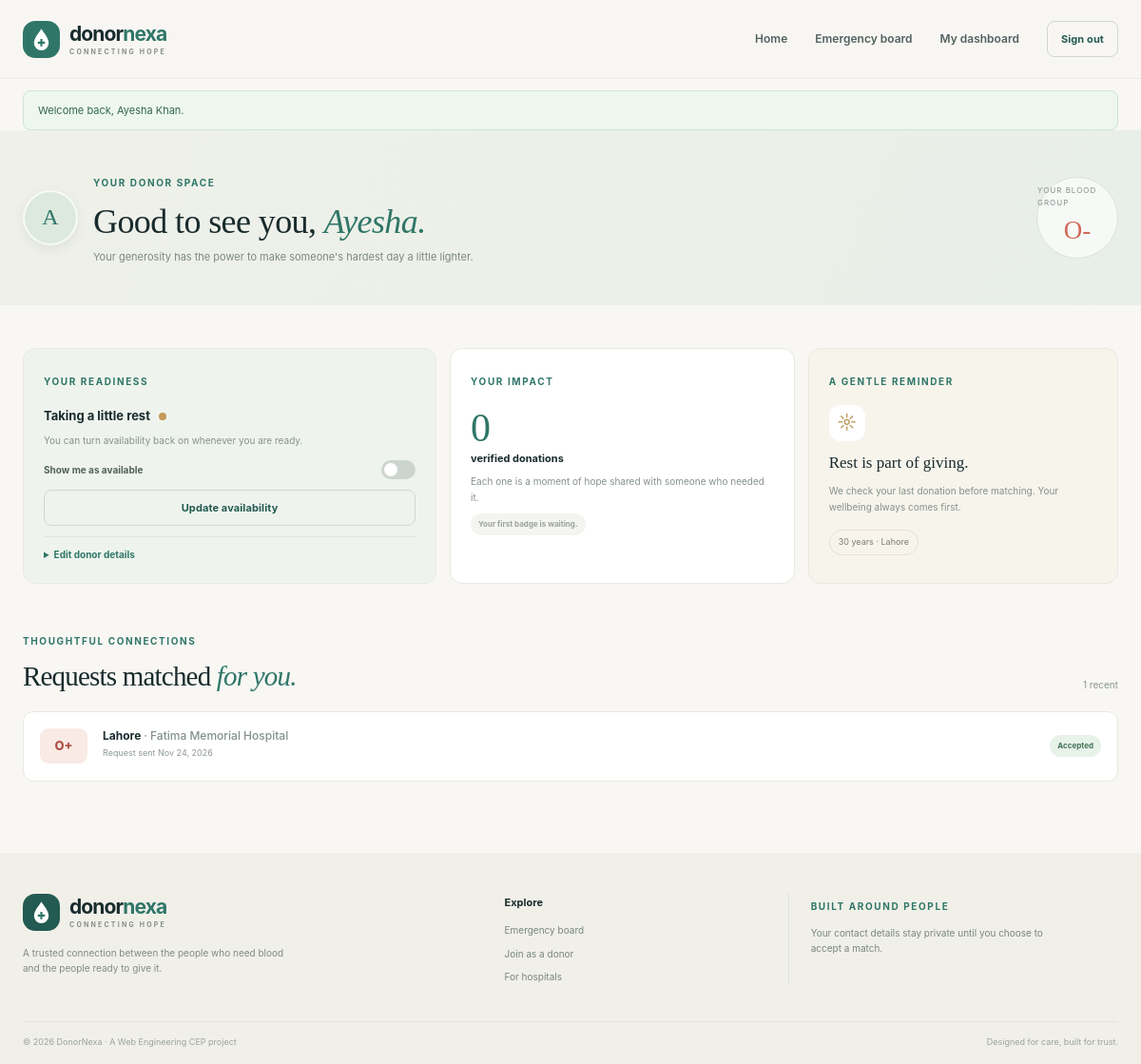
/index.php?page=dashboard (signed in), run on the app's committed database.
### tables this page shows
CREATE TABLE IF NOT EXISTS users (
    id BIGINT UNSIGNED AUTO_INCREMENT PRIMARY KEY,
    name VARCHAR(120) NOT NULL,
    email VARCHAR(190) NOT NULL,
    password_hash VARCHAR(255) NOT NULL,
    role VARCHAR(16) NOT NULL,
    status VARCHAR(16) NOT NULL DEFAULT 'active',
    created_at TIMESTAMP NOT NULL DEFAULT CURRENT_TIMESTAMP,
    updated_at TIMESTAMP NOT NULL DEFAULT CURRENT_TIMESTAMP ON UPDATE CURRENT_TIMESTAMP,
    UNIQUE KEY uq_users_email (email),
    KEY idx_users_role_status (role, status),
    CONSTRAINT chk_users_role CHECK (role IN ('admin', 'hospital', 'donor')),
    CONSTRAINT chk_users_status CHECK (status IN ('active', 'blocked', 'pending'))
);

CREATE TABLE IF NOT EXISTS donors (
    user_id BIGINT UNSIGNED PRIMARY KEY,
    blood_group VARCHAR(3) NOT NULL,
    dob DATE NOT NULL,
    weight DECIMAL(5,2) NOT NULL,
    city_id SMALLINT UNSIGNED NOT NULL,
    phone VARCHAR(20) NOT NULL,
    cnic CHAR(15) NOT NULL,
    last_donation_date DATE NULL,
    is_available TINYINT(1) NOT NULL DEFAULT 1,
    photo VARCHAR(255) NULL,
    created_at TIMESTAMP NOT NULL DEFAULT CURRENT_TIMESTAMP,
    UNIQUE KEY uq_donors_cnic (cnic),
    KEY idx_donors_match (blood_group, city_id, is_available),
    KEY idx_donors_last_donation (last_donation_date),
    CONSTRAINT fk_donors_user FOREIGN KEY (user_id) REFERENCES users(id) ON DELETE CASCADE,
    CONSTRAINT fk_donors_city FOREIGN KEY (city_id) REFERENCES cities(id) ON DELETE RESTRICT,
    CONSTRAINT chk_donors_blood_group CHECK (blood_group IN ('A+', 'A-', 'B+', 'B-', 'AB+', 'AB-', 'O+', 'O-')),
    CONSTRAINT chk_donors_weight CHECK (weight >= 0),
    CONSTRAINT chk_donors_available CHECK (is_available IN (0, 1))
);

CREATE TABLE IF NOT EXISTS cities (
    id SMALLINT UNSIGNED AUTO_INCREMENT PRIMARY KEY,
    city_name VARCHAR(80) NOT NULL,
    province VARCHAR(80) NOT NULL,
    UNIQUE KEY uq_cities_name_province (city_name, province)
);

CREATE TABLE IF NOT EXISTS request_matches (
    id BIGINT UNSIGNED AUTO_INCREMENT PRIMARY KEY,
    request_id BIGINT UNSIGNED NOT NULL,
    donor_id BIGINT UNSIGNED NOT NULL,
    score DECIMAL(6,2) NOT NULL DEFAULT 0,
    status VARCHAR(16) NOT NULL DEFAULT 'notified',
    decline_reason VARCHAR(240) NULL,
    responded_at DATETIME NULL,
    created_at TIMESTAMP NOT NULL DEFAULT CURRENT_TIMESTAMP,
    UNIQUE KEY uq_match_request_donor (request_id, donor_id),
    KEY idx_match_donor_status (donor_id, status, created_at),
    KEY idx_match_request_status (request_id, status),
    CONSTRAINT fk_matches_request FOREIGN KEY (request_id) REFERENCES blood_requests(id) ON DELETE CASCADE,
    CONSTRAINT fk_matches_donor FOREIGN KEY (donor_id) REFERENCES donors(user_id) ON DELETE CASCADE,
    CONSTRAINT chk_matches_status CHECK (status IN ('notified', 'accepted', 'declined', 'no_response', 'donated', 'cancelled'))
);

CREATE TABLE IF NOT EXISTS blood_requests (
    id BIGINT UNSIGNED AUTO_INCREMENT PRIMARY KEY,
    hospital_id BIGINT UNSIGNED NOT NULL,
    blood_group VARCHAR(3) NOT NULL,
    units_needed TINYINT UNSIGNED NOT NULL,
    units_reserved TINYINT UNSIGNED NOT NULL DEFAULT 0,
    units_fulfilled TINYINT UNSIGNED NOT NULL DEFAULT 0,
    urgency VARCHAR(12) NOT NULL,
    required_by DATETIME NOT NULL,
    ward VARCHAR(100) NOT NULL,
    notes VARCHAR(1000) NULL,
    status VARCHAR(20) NOT NULL DEFAULT 'open',
    created_at TIMESTAMP NOT NULL DEFAULT CURRENT_TIMESTAMP,
    updated_at TIMESTAMP NOT NULL DEFAULT CURRENT_TIMESTAMP ON UPDATE CURRENT_TIMESTAMP,
    KEY idx_requests_public (status, urgency, required_by),
    KEY idx_requests_hospital_status (hospital_id, status, created_at),
    KEY idx_requests_blood_city (blood_group, urgency, required_by),
    CONSTRAINT fk_requests_hospital FOREIGN KEY (hospital_id) REFERENCES hospitals(user_id) ON DELETE RESTRICT,
    CONSTRAINT chk_requests_blood_group CHECK (blood_group IN ('A+', 'A-', 'B+', 'B-', 'AB+', 'AB-', 'O+', 'O-')),
    CONSTRAINT chk_requests_units CHECK (units_needed BETWEEN 1 AND 20),
    CONSTRAINT chk_requests_counts CHECK (
        units_reserved + units_fulfilled <= units_needed
    ),
    CONSTRAINT chk_requests_urgency CHECK (urgency IN ('critical', 'urgent', 'normal')),
    CONSTRAINT chk_requests_status CHECK (status IN ('open', 'partially_fulfilled', 'fulfilled', 'cancelled', 'expired'))
);

CREATE TABLE IF NOT EXISTS hospitals (
    user_id BIGINT UNSIGNED PRIMARY KEY,
    hospital_name VARCHAR(160) NOT NULL,
    licence_no VARCHAR(80) NOT NULL,
    licence_file VARCHAR(255) NULL,
    city_id SMALLINT UNSIGNED NOT NULL,
    contact_phone VARCHAR(20) NOT NULL,
    verification_status VARCHAR(16) NOT NULL DEFAULT 'pending',
    trust_score SMALLINT NOT NULL DEFAULT 100,
    created_at TIMESTAMP NOT NULL DEFAULT CURRENT_TIMESTAMP,
    UNIQUE KEY uq_hospitals_licence (licence_no),
    KEY idx_hospitals_city_verification (city_id, verification_status),
    CONSTRAINT fk_hospitals_user FOREIGN KEY (user_id) REFERENCES users(id) ON DELETE CASCADE,
    CONSTRAINT fk_hospitals_city FOREIGN KEY (city_id) REFERENCES cities(id) ON DELETE RESTRICT,
    CONSTRAINT chk_hospitals_verification CHECK (verification_status IN ('pending', 'verified', 'rejected')),
    CONSTRAINT chk_hospitals_trust CHECK (trust_score BETWEEN 0 AND 100)
);

### src/Core/BaseController.php (called while the page is built, shortened)
<?php
abstract class BaseController
{
    protected function render(string $view, array $data = []): void
    {
        $user = current_user();
        require APP_ROOT . '/templates/layout.php';
    }
}

### public/index.php (called while the page is built, shortened)
<?php
require dirname(__DIR__) . '/config/app.php';
$page = (string) ($_GET['page'] ?? 'home');
$isApi = isset($_GET['api']);
try {
    refresh_user_session();
    match ($page) {
        'home' => (new \DonorNexa\Controllers\HomeController())->index(),
        'login' => (new \DonorNexa\Controllers\AuthController())->loginPage(),
        'register' => (new \DonorNexa\Controllers\AuthController())->registerPage(),
        'dashboard' => (new \DonorNexa\Controllers\PortalController())->dashboard(),
        'emergencies' => (new \DonorNexa\Controllers\HomeController())->emergencies(),
        'request_donors' => (new \DonorNexa\Controllers\PortalController())->requestDonors(),
        'photo' => (new \DonorNexa\Controllers\PortalController())->viewPhoto(),
        'admin' => (new \DonorNexa\Controllers\AdminController())->dashboard(),
        'users' => (new \DonorNexa\Controllers\AdminController())->users(),
        'audit' => (new \DonorNexa\Controllers\AdminController())->audit(),
        'admin_requests' => (new \DonorNexa\Controllers\AdminController())->requests(),
        'cities' => (new \DonorNexa\Controllers\AdminController())->cities(),
        'export' => (new \DonorNexa\Controllers\AdminController())->exportCsv(),
        'licence' => (new \DonorNexa\Controllers\AdminController())->viewLicence(),
        default => throw new \DonorNexa\Exceptions\ValidationException('Page not found.', 404),
    };
} catch (\Throwable $exception) {
    error_log(sprintf(
        '[DonorNexa] %s: %s in %s:%d',
        get_class($exception),
        $exception->getMessage(),
        $exception->getFile(),
        $exception->getLine()
    ));
    $exceptionStatus = $exception->getCode() >= 400 && $exception->getCode() <= 599
        ? $exception->getCode()
        : ($exception instanceof \DonorNexa\Exceptions\ValidationException
            ? 422
            : ($exception instanceof \PDOException ? 503 : 500));
    if ($isApi) {
        http_response_code($exceptionStatus);
        header('Content-Type: application/json; charset=utf-8');
        $message = $exception instanceof \PDOException
            ? 'The database is temporarily unavailable.'
            : $exception->getMessage();
        echo json_encode(['error' => $message]);
        exit;
    }
    $status = $exceptionStatus;
    http_response_code($status);
    $errorMessage = $exception instanceof \PDOException
        ? 'The database could not be reached. Check the setup instructions and try again.'
        : $exception->getMessage();
    $errorCode = $status;
    require APP_ROOT . '/templates/error.php';
}

### config/database.php (called while the page is built, shortened)
<?php
final class Database
{
    private static ?PDO $connection = null;
    public static function connection(): PDO
    {
        if (self::$connection instanceof PDO) {
            return self::$connection;
        }
        $localConfig = APP_ROOT . '/config/local.php';
        $local = is_file($localConfig) ? require $localConfig : [];
        $host = getenv('DB_HOST') ?: ($local['DB_HOST'] ?? '127.0.0.1');
        $port = getenv('DB_PORT') ?: ($local['DB_PORT'] ?? '3306');
        $name = getenv('DB_NAME') ?: ($local['DB_NAME'] ?? 'donornexa');
        $user = getenv('DB_USER') ?: ($local['DB_USER'] ?? 'root');
        $password = getenv('DB_PASSWORD') ?: ($local['DB_PASSWORD'] ?? '');
        $dsn = "mysql:host={$host};port={$port};dbname={$name};charset=utf8mb4";
        try {
            self::$connection = new PDO($dsn, $user, $password, [
                PDO::ATTR_ERRMODE => PDO::ERRMODE_EXCEPTION,
                PDO::ATTR_DEFAULT_FETCH_MODE => PDO::FETCH_ASSOC,
                PDO::ATTR_EMULATE_PREPARES => false,
                PDO::MYSQL_ATTR_INIT_COMMAND => "SET time_zone = '+05:00'",
            ]);
        } catch (PDOException $exception) {
            error_log('[DonorNexa] Database connection failed: ' . $exception->getMessage());
            throw new PDOException('The database is temporarily unavailable. Check the local database setup and try again.');
        }
        return self::$connection;
    }
}

### config/app.php (called while the page is built, shortened)
<?php
function e(mixed $value): string
{
    return htmlspecialchars((string) $value, ENT_QUOTES | ENT_SUBSTITUTE, 'UTF-8');
}
function url(string $route = 'home', array $params = []): string
{
    $query = http_build_query(['page' => $route] + $params);
    return (APP_URL !== '' ? APP_URL : '') . '/index.php?' . $query;
}
function current_user(): ?array
{
    return $_SESSION['user'] ?? null;
}
function refresh_user_session(): void
{
    $user = current_user();
    $statement = \DonorNexa\Config\Database::connection()->prepare(
        'SELECT id, name, email, role, status FROM users WHERE id = :id'
    );
    $statement->execute(['id' => $user['id']]);
}

### templates/donor/dashboard.php (the view, shortened to what this page needs)
<?php
$badges = [];
?>
<section class="dashboard-hero">
    <div class="container dashboard-hero-inner"><div class="donor-greeting"><?php if ($donor['photo']): ?><img class="donor-avatar" src="<?= e(url('photo')) ?>" alt="Your profile photo"><?php else: ?><span class="donor-avatar donor-avatar-placeholder" aria-hidden="true"><?= e(strtoupper(substr($user['name'], 0, 1))) ?></span><?php endif; ?><div><span class="eyebrow">Your donor space</span><h1>Good to see you, <em><?= e(explode(' ', $user['name'])[0]) ?>.</em></h1><p>Your generosity has the power to make someone's hardest day a little lighter.</p></div></div><div class="dashboard-blood"><span>Your blood group</span><strong><?= e($donor['blood_group']) ?></strong></div></div>
</section>
<section class="section dashboard-section">
    <div class="container">
        <div class="donor-summary-grid">
            <article class="summary-card summary-card-highlight">
                <span class="eyebrow">Your readiness</span>
                <div class="availability-row"><strong><?= $donor['is_available'] ? 'Available to help' : 'Taking a little rest' ?></strong><span class="availability-dot <?= $donor['is_available'] ? 'is-on' : '' ?>"></span></div>
                <p><?= $donor['is_available'] ? 'We’ll thoughtfully match you when you’re eligible.' : 'You can turn availability back on whenever you are ready.' ?></p>
                <form method="post" action="<?= e(url('profile')) ?>" class="availability-form">
                    <label class="toggle-row"><span>Show me as available</span><span class="switch"><span class="switch-slider"></span></span></label>
                    <button class="button button-outline button-small" type="submit">Update availability</button>
                </form>
                <details class="profile-details"><summary>Edit donor details</summary>
                </details>
            </article>
            <article class="summary-card"><span class="eyebrow">Your impact</span><strong class="summary-number"><?= e($donationCount) ?></strong><h2>verified donation<?= $donationCount === 1 ? '' : 's' ?></h2><p>Each one is a moment of hope shared with someone who needed it.</p><div class="badge-list"><?php if ($badges): foreach ($badges as $badge): ?><span class="earned-badge">✳ <?= e($badge) ?></span><?php endforeach; else: ?><span class="badge-locked">Your first badge is waiting.</span><?php endif; ?></div></article>
            <article class="summary-card summary-card-soft"><span class="eyebrow">A gentle reminder</span><div class="rest-icon">☼</div><h2>Rest is part of giving.</h2><p>We check your last donation before matching. Your wellbeing always comes first.</p><span class="cooldown-pill"><?= e((int) $donor['age']) ?> years · <?= e($donor['city_name']) ?></span></article>
        </div>
        <div class="section-heading dashboard-heading"><div><span class="eyebrow">Thoughtful connections</span><h2>Requests matched <em>for you.</em></h2></div><span class="results-count"><?= count($matches) ?> recent</span></div>
        <div class="match-list">
            <?php $actionable = 0; foreach ($matches as $match): ?>
                <?php if ($match['match_status'] === 'notified' && in_array($match['request_status'], ['open', 'partially_fulfilled'], true)): $actionable++; ?>
                    <article class="match-card">
                        <div class="match-blood"><span class="blood-chip"><?= e($match['blood_group']) ?></span><span class="urgency urgency-<?= e($match['urgency']) ?>"><?= e(ucfirst($match['urgency'])) ?></span></div>
                        <div class="match-info"><h3><?= e($match['city_name']) ?> <span>· <?= e($match['hospital_name']) ?></span></h3><p><?= e($match['ward']) ?> · <?= e($match['units_needed']) ?> unit<?= (int) $match['units_needed'] === 1 ? '' : 's' ?> requested</p><div class="countdown" data-countdown="<?= e(date(DATE_ATOM, strtotime($match['required_by']))) ?>">Checking deadline…</div></div>
                        <div class="match-response">
                            <form method="post" action="<?= e(url('respond')) ?>" class="response-form">
                                <?= csrf_field() ?><input type="hidden" name="match_id" value="<?= e($match['match_id']) ?>">
                                <label class="sr-only" for="decision-<?= e($match['match_id']) ?>">Your response</label>
                                <select id="decision-<?= e($match['match_id']) ?>" name="decision"><option value="accept">I can help</option><option value="decline">Not this time</option></select>
                                <label class="sr-only" for="reason-<?= e($match['match_id']) ?>">Optional reason for declining</label>
                                <input id="reason-<?= e($match['match_id']) ?>" name="reason" maxlength="240" placeholder="Optional note">
                                <button class="button button-primary button-small" type="submit">Send response</button>
                            </form>
                        </div>
                    </article>
                <?php else: ?>
                    <article class="match-card match-card-answered">
                        <span class="blood-chip"><?= e($match['blood_group']) ?></span>
                        <div class="match-info"><h3><?= e($match['city_name']) ?> <span>· <?= e($match['hospital_name']) ?></span></h3><p>Request sent <?= e(date('M j, Y', strtotime($match['created_at']))) ?></p></div>
                        <span class="status-pill status-<?= e($match['match_status']) ?>"><?= e(str_replace('_', ' ', ucfirst($match['match_status']))) ?></span>
                    </article>
                <?php endif; ?>
            <?php endforeach; ?>
        </div>
    </div>
</section>

### data on the page
users: name "A", name "Ayesha"
donors: blood_group "O-", city.city_name "Lahore"
request_matches: request.blood_group "O+", cities.city_name "Lahore", hospitals.hospital_name "Fatima Memorial Hospital", created_at "Nov 24, 2026", status "Accepted"

### other printed values
$notice['message'] "Welcome back, Ayesha Khan."
$donationCount "0"
$donor['age'] "30"
count($matches) "1"
